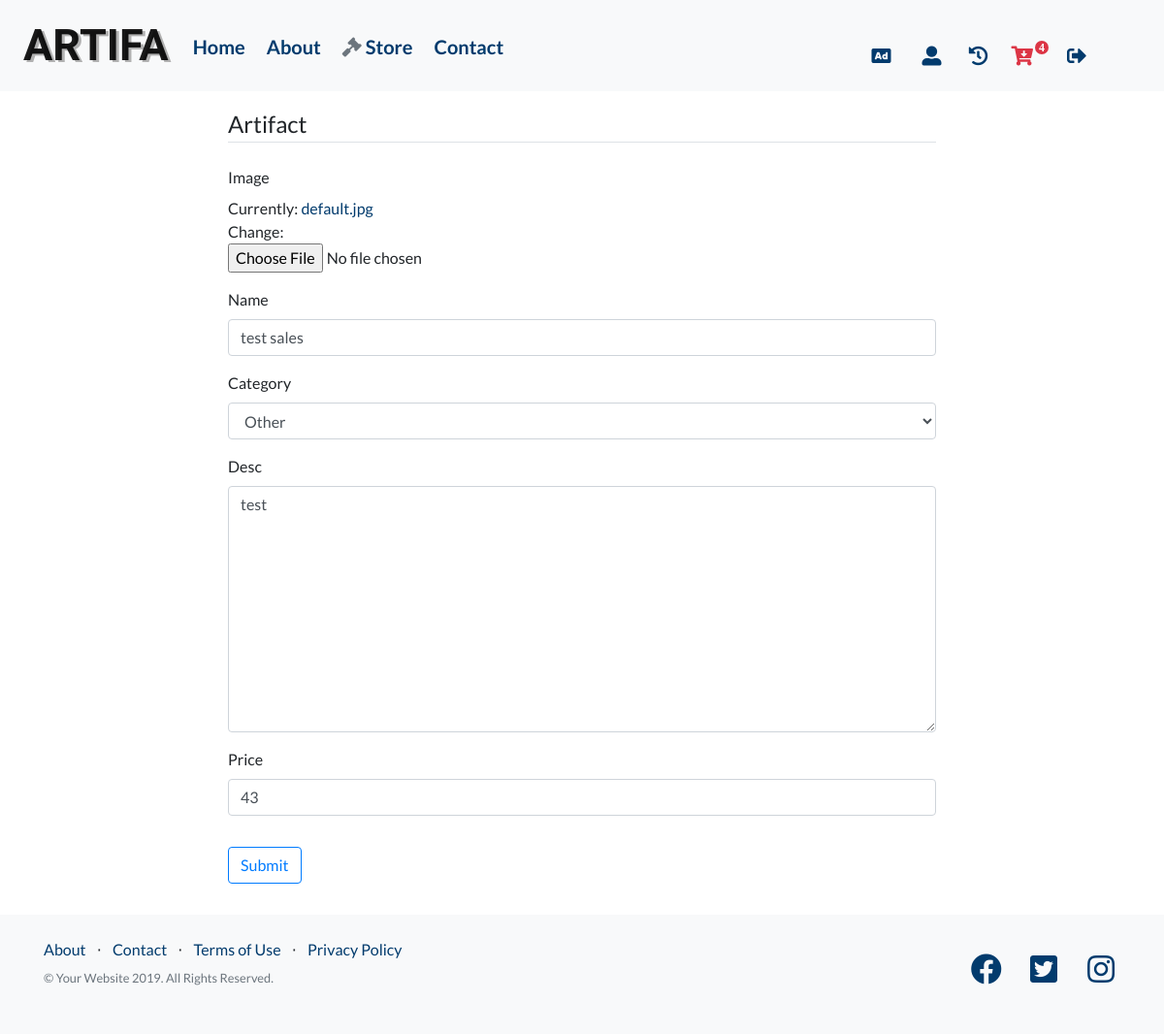
The app's page /store/item/47/update/ (signed in) with its own data.
### users/models.py (models this page shows, shortened)
class Account(models.Model):
    user = models.OneToOneField(User, on_delete=models.CASCADE)
    full_name = models.CharField(max_length=50, blank=True, null=True)
    phone_number = models.CharField(max_length=20, blank=True, null=True)
    country = models.CharField(max_length=40, blank=True, null=True)
    postcode = models.CharField(max_length=20, blank=True, null=True)
    town_or_city = models.CharField(max_length=40, blank=True, null=True)
    street_address1 = models.CharField(max_length=40, blank=True, null=True)
    street_address2 = models.CharField(max_length=40, blank=True, null=True)
    county = models.CharField(max_length=40, blank=True, null=True)
    cart = models.ForeignKey(
        Cart, on_delete=models.SET_NULL, blank=True, null=True)
    history_active = models.BooleanField(default=False)
    history_checked = models.BooleanField(default=False)
    seller_active = models.BooleanField(default=True)
    buyer_active = models.BooleanField(default=False)
    winner_active = models.BooleanField(default=False)

class Cart(models.Model):
    owner = models.CharField(max_length=100, blank=True, null=True)
    total = models.IntegerField(blank=True, null=True)

### auction_store/models.py (models this page shows, shortened)
class Item(models.Model):
    image = models.ImageField(upload_to='item_pics', default='default.jpg')
    name = models.CharField(max_length=100)
    desc = models.TextField()
    price = models.IntegerField()
    start_date = models.DateTimeField(auto_now_add=True)
    end_date = models.DateTimeField(null=True, blank=True)
    in_auction = models.BooleanField(default=False)
    start_auction_price = models.IntegerField(null=True, blank=True)
    sold = models.BooleanField(default=False)
    sold_date = models.DateTimeField(default=timezone.now)
    sold_price = models.IntegerField(null=True, blank=True)
    bought_at_auction = models.BooleanField(default=False)
    seller = models.ForeignKey(User, on_delete=models.CASCADE)
    buyer = models.ForeignKey(
        User, null=True, blank=True, related_name="buyer", on_delete=models.CASCADE)
    winner = models.ForeignKey(
        User, null=True, related_name="winner", on_delete=models.CASCADE)
    cart = models.ForeignKey(
        Cart, on_delete=models.SET_NULL, blank=True, null=True)
    seller_active = models.BooleanField(default=True)
    buyer_active = models.BooleanField(default=False)
    winner_active = models.BooleanField(default=False)
    MILITARY = 'MILITARY'
    PRIVATE = 'PRIVATE'
    TOOLS = 'TOOLS'
    TREASURE = 'TREASURE'
    WRITINGS = 'WRITINGS'
    OTHER = 'OTHER'
    CATEGORY = [
        (MILITARY, 'Military'),
        (PRIVATE, 'Private'),
        (TOOLS, 'Tools'),
        (TREASURE, 'Treasure'),
        (WRITINGS, 'Writings'),
        (OTHER, 'Other'),
    ]
    category = models.CharField(
        max_length=20,
        choices=CATEGORY,
        default=OTHER,
    )

### auction_store/views.py (the view, shortened to what this page needs)
class ItemUpdateView(LoginRequiredMixin, UserPassesTestMixin, UpdateView):
    model = Item
    fields = ['image', 'name', 'category', 'desc', 'price']
    def test_func(self):
        item = self.get_object()
        if self.request.user == item.seller:
            return True
        return False

### auction_store/templates/auction_store/item_form.html (shortened to what this page needs)
{% extends 'auction_store/base.html' %}
{% load crispy_forms_tags %}
{% block content %}
<div class="container py-3">
 <div class="row">
  <div class="col-8 offset-2">
  <form method="POST" enctype="multipart/form-data">
   <fieldset class="form-group">
    <legend class="border-bottom mb-4">Artifact</legend>
    {{ form|crispy }}
   </fieldset>
   <div class="form-group">
     <button class="btn btn-outline-primary" type="submit">Submit</button>
   </div>
  </form>
  </div>
 </div>
</div>
{% endblock content %}

### auction_store/templates/auction_store/base.html (shortened to what this page needs)
{% load static %}
<!DOCTYPE html>
<html lang="en">
<head>
    <link rel="stylesheet" href="https://use.fontawesome.com/releases/v5.10.2/css/all.css"
>
    <link href="{% static 'bootstrap/bootstrap.min.css' %}" rel="stylesheet">
    <link href="{% static 'css/main.css' %}" rel="stylesheet">
</head>
<body>
 <nav class="navbar navbar-expand-lg navbar-light bg-light static-top pl-4 pr-4">
  <a class="navbar-brand font-weight-bold" href="{% url 'auction_store-home' %}">ARTIFA</a>
   <div class="collapse navbar-collapse" id="navbarSupportedContent">
    <ul class="navbar-nav mr-auto">
     <li class="nav-item active">
      <a class="nav-item btn btn-link pl-0 pl-md-2 pt-md-2 font-weight-bolder"
      href="{% url 'auction_store-home' %}">Home
      </a>
     </li>
     <li class="nav-item">
      <a class="nav-item btn btn-link pl-0 pl-md-2 pt-md-2 font-weight-bolder"
      href="{% url 'auction_store-home' %}">About
      </a>
     </li>
     <li class="nav-item">
      <a class="nav-item btn btn-link pl-0 pl-md-2 pt-md-2 font-weight-bolder active"
      href="{% url 'auction_store-store' %}"><i class="fas fa-gavel text-muted pr-1"></i>Store
      </a>
     </li>
     <li class="nav-item">
      <a class="nav-item btn btn-link pl-0 pl-md-2 pt-md-2 font-weight-bolder"
      href="{% url 'auction_store-store' %}">Contact
      </a>
     </li>
    </ul>
    <ul class="navbar-nav pr-4 pt-3">
     {% if user.is_authenticated %}
      <li class="nav-item pt-md-1 px-lg-3">
       <a class="nav-link" href="{% url 'item-create' %}" role="button"
       data-toggle="tooltip" data-placement="bottom" title="Sell">
       <i class="nav-item fas fa-ad"></i>
       </a>
      </li>
      <li class="nav-item pt-md-1 pr-md-1">
        <a class="nav-link" href="{% url 'profile' %}" id="navbarDropdown" role="button"
        data-toggle="tooltip" data-placement="bottom" title="Your Account"
        aria-haspopup="true" aria-expanded="false">
            <i class="nav-item fas fa-user-alt"></i>
        </a>
      </li>
      <li class="nav-item pt-md-1 px-lg-2">
        <a class="nav-link" href="{% url 'history' %}"
        role="button" data-toggle="tooltip"
        data-placement="bottom" title="History">
        {% if user.account.history_active %}
         <i class="nav-item fas fa-history text-danger"></i>
        {% else %}
         <i class="nav-item fas fa-history"></i>
        {% endif %}
        </a>
      </li>
      {% if user.account.cart.total > 0 %}
      <li class="nav-item pt-md-1">
        <a class="nav-link badge-link" href="{% url 'cart' %}" role="button"
        data-toggle="tooltip" data-placement="bottom" title="Cart">
        <i class="fas fa-cart-arrow-down text-danger">
          <span class="badge badge-cart badge-danger">{{ user.account.cart.total }}</span>
        </i>
        </a>
      </li>
      {% endif %}
      <li class="nav-item pt-md-1 pr-md-4">
        <a class="nav-link" href="{% url 'logout' %}" role="button"
        data-toggle="tooltip" data-placement="bottom" title="Logout">
            <i class="nav-item fas fa-sign-out-alt"></i>
        </a>
      </li>
    {% endif %}
    </ul>
   </div>
 </nav>
  {% block content %}
  {% endblock %}
<footer class="footer bg-light py-4">
 <div class="container">
  <div class="row">
   <div class="col-lg-6 h-100 text-center text-lg-left my-auto pb-md-4">
    <ul class="list-inline mb-2">
     <li class="list-inline-item">
      <a href="#">About</a>
     </li>
     <li class="list-inline-item">&sdot;</li>
     <li class="list-inline-item">
      <a href="#">Contact</a>
     </li>
     <li class="list-inline-item">&sdot;</li>
     <li class="list-inline-item">
      <a href="#">Terms of Use</a>
     </li>
     <li class="list-inline-item">&sdot;</li>
     <li class="list-inline-item">
      <a href="#">Privacy Policy</a>
     </li>
    </ul>
    <p class="text-muted small mb-4 mb-lg-0">
    &copy; Your Website 2019. All Rights Reserved.
    </p>
   </div>
   <div class="col-lg-6 h-100 text-center text-lg-right my-auto pb-md-2">
    <ul class="list-inline mb-0">
     <li class="list-inline-item mr-3">
      <a href="#">
      <i class="fab fa-facebook fa-2x fa-fw"></i>
      </a>
     </li>
     <li class="list-inline-item mr-3">
      <a href="#">
      <i class="fab fa-twitter-square fa-2x fa-fw"></i>
      </a>
     </li>
     <li class="list-inline-item">
      <a href="#">
      <i class="fab fa-instagram fa-2x fa-fw"></i>
      </a>
     </li>
    </ul>
   </div>
  </div>
 </div>
</footer>
</body>
</html>

### auction_store/static/css/main.css (style rules this page uses)
body { font-family: 'Lato', 'Helvetica Neue', Helvetica, Arial, sans-serif; }
#id_image { border: none; }
.navbar-brand { font-family: 'IM Fell Great Primer SC', serif; font-size: 45px; text-shadow: 3px 2px #b1b1b1; }
.nav-item { color: rgba(2, 59, 109, 1); font-size: 20px; }
.badge-cart { font-size: 12px; padding: 1px 4px; border-radius: 50%; position: relative; bottom: 12px; left: -3px; }
footer.footer { padding-top: 4rem; padding-bottom: 4rem; }
a { color: #023b6d; text-decoration: none; }

### records on screen
Item: name "test sales", category "Other", desc "test", price "43"

### other values on screen
{{ user.account.cart.total }} "4"
